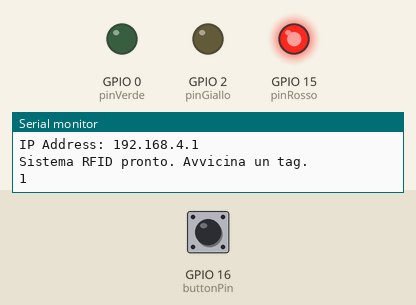
This sketch was run on a simulated ESP8266 (NodeMCU). Parts: output pins drawn as LEDs (lit = HIGH), the last lines printed to the serial monitor. Inputs (shaded band) come from the test bench; at power-on: GPIO 16 (buttonPin) HIGH.

Above: at 1.2 s.
1.3 s: GPIO 16 (buttonPin) pulled LOW for 0.15 s
At 2.5 s:
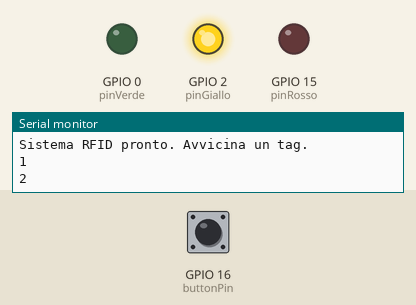
3.0 s: GPIO 16 (buttonPin) pulled LOW for 1 s
At 5.5 s:
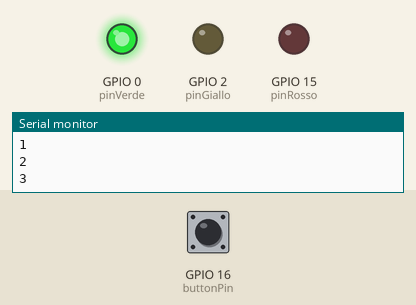
8.5 s: GPIO 16 (buttonPin) pulled LOW for 3.2 s
At 12.3 s:
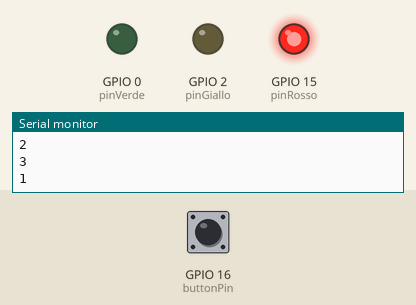
Timing chart, 0 to 13.8 s (numbered marks = the images above; inputs shaded):
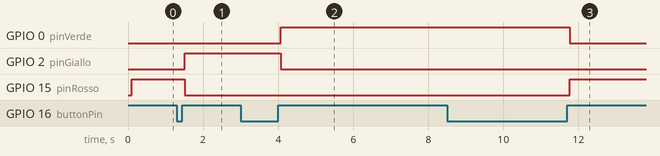

The sketch:

slave011.ino
```cpp
#include <ESP8266WiFi.h>
#include <WiFiUdp.h>
#include <SPI.h>
#include <MFRC522.h>

const char* ssid = "ESP_AP";
const char* password = "12345678";
WiFiUDP Udp;
unsigned int localPort = 8888;

const int buttonPin = 16;
int buttonState = 0;
int currentState;
int c = 0;

int pinRosso = 15;  // GPIO D8
int pinGiallo = 2; // GPIO D4
int pinVerde = 0;  // GPIO D3

int semaforo(int color);
void button();


#define RST_PIN    5
#define SS_PIN     4

MFRC522 mfrc522(SS_PIN, RST_PIN);


void setup() {

  pinMode(buttonPin, INPUT_PULLUP); // La ESP8266 ha una resistenza di pull-up interna

  pinMode(pinRosso, OUTPUT);
  pinMode(pinGiallo, OUTPUT);
  pinMode(pinVerde, OUTPUT);

  Serial.begin(115200);

  WiFi.softAP(ssid, password);
  Serial.println("Access Point avviato");
  Serial.print("IP Address: ");
  Serial.println(WiFi.softAPIP());

  Udp.begin(localPort);


  SPI.begin();

  mfrc522.PCD_Init();

  Serial.println("Sistema RFID pronto. Avvicina un tag.");
}

void loop() {

  button();

  semaforo(c);

  if (mfrc522.PICC_IsNewCardPresent()) {
    Serial.println("carta presente");

    if (mfrc522.PICC_ReadCardSerial()) {
      Serial.print("Tag ID: ");


      for (byte i = 0; i < mfrc522.uid.size; i++) {

        Serial.print(mfrc522.uid.uidByte[i] < 0x10 ? " 0" : " ");
        Serial.print(mfrc522.uid.uidByte[i], HEX);
      }
      Serial.println();

      byte toSend[mfrc522.uid.size +1];

      for(byte i = 0; i < mfrc522.uid.size; i++){
        toSend[i] = mfrc522.uid.uidByte[i];
      }

      byte a = c;

      toSend[mfrc522.uid.size] = a;

      Serial.println(mfrc522.uid.size);

      for(byte i = 0; i < mfrc522.uid.size +2; i++){
        Serial.print(toSend[i]);
        Serial.print(" ");
      }


      Udp.beginPacket("192.168.4.2", 8888);  // IP di ESP8266 #2 (station)
      Udp.write(toSend, sizeof(toSend)/sizeof(toSend[0]));
      Udp.endPacket();

      Serial.println("Messaggio inviato");


      mfrc522.PICC_HaltA();
      mfrc522.PCD_StopCrypto1();
    }
  }
}

void button() {
  buttonState = digitalRead(buttonPin);

  if (buttonState == HIGH && buttonState != currentState) {
    delay(50);

    c++;
    if (c > 3) {
      c = 1;
    }

    Serial.println(c);
  }

  currentState = buttonState;
}

int semaforo(int color){
  switch(color){
    case 1:
      digitalWrite(pinRosso, HIGH);
      digitalWrite(pinGiallo, LOW);
      digitalWrite(pinVerde, LOW);
      return 1;
      break;
    case 2:
      digitalWrite(pinRosso, LOW);
      digitalWrite(pinGiallo, HIGH);
      digitalWrite(pinVerde, LOW);
      return 1;
      break;
    case 3:
      digitalWrite(pinRosso, LOW);
      digitalWrite(pinGiallo, LOW);
      digitalWrite(pinVerde, HIGH);
      return 1;
      break;
    default:
      return 0;
      break;
  }
}
```

Measured:
- after the input at 1.3 s, GPIO 2 (pinGiallo): LOW → HIGH after 0.21 s; GPIO 15 (pinRosso): HIGH → LOW after 0.21 s
- after the input at 3.0 s, GPIO 0 (pinVerde): LOW → HIGH after 1.1 s; GPIO 2 (pinGiallo): HIGH → LOW after 1.1 s
- after the input at 8.5 s, GPIO 0 (pinVerde): HIGH → LOW after 3.3 s; GPIO 15 (pinRosso): LOW → HIGH after 3.3 s
